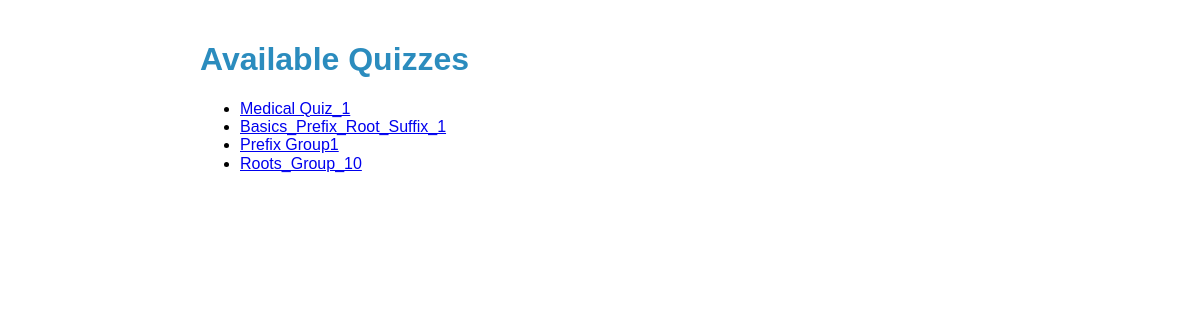
Before: /assessments/ with the older database file.
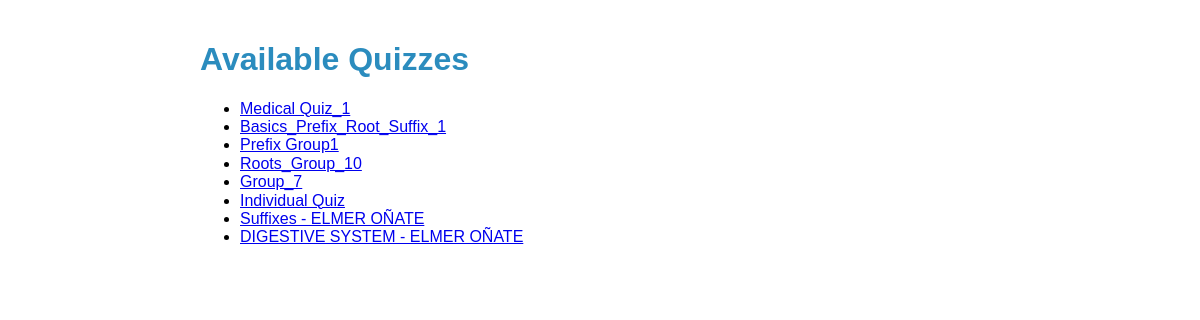
After: the same page with the newer database file.
### assessments/models.py (models this page shows, shortened)
class Quiz(models.Model):
    title = models.CharField(max_length=100)

### assessments/views.py (the view)
# urls.py: path("", views.quiz_list, name="quiz_list"),
def quiz_list(request):
    quizzes = Quiz.objects.all()
    return render(request, "assessments/quiz_list.html", {"quizzes": quizzes})

### assessments/templates/assessments/quiz_list.html (shortened to what this page needs)
{% load static %}
<!DOCTYPE html>
<html lang="en">
  <head>
    <link
      rel="stylesheet"
      href="https://cdnjs.cloudflare.com/ajax/libs/normalize/8.0.1/normalize.min.css"
    />
    <link rel="stylesheet" href="{% static 'css/styles.css' %}" />
  </head>
  <body>
    <h1>Available Quizzes</h1>
    <ul class="quiz-list">
      {% for quiz in quizzes %}
      <li>
        <a
          href="{% url 'quiz_detail' quiz.id %}"
          hx-get="{% url 'quiz_detail' quiz.id %}"
          hx-target="#quiz-details"
          hx-swap="innerHTML"
          aria-label="View details for {{ quiz.title }}"
          >{{ quiz.title }}</a
        >
      </li>
      {% empty %}
      <li>No quizzes available at the moment.</li>
      {% endfor %}
    </ul>
  </body>
</html>

### assessments/templates/assessments/quiz_list.html (style rules this page uses)
body { font-family: Arial, sans-serif; padding: 20px; max-width: 800px; margin: auto; }
h1 { color: #2b8cbe; }
.quiz-list { margin-top: 20px; }

Changed rows visible on the page:
added Quiz: title "Group_7"
added Quiz: title "Individual Quiz"
added Quiz: title "Suffixes - ELMER OÑATE"
added Quiz: title "DIGESTIVE SYSTEM - ELMER OÑATE"
